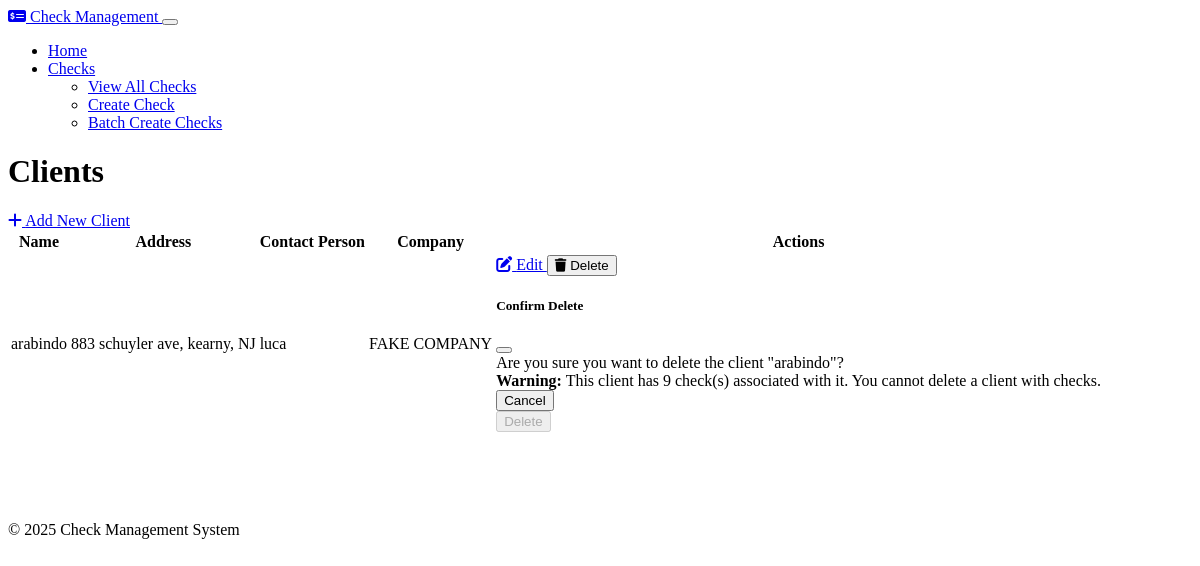
The app's page /clients with its own data.
### models.py (models this page shows, shortened)
class CompanyClient(db.Model):
    id = db.Column(db.Integer, primary_key=True)
    name = db.Column(db.String(100), nullable=False)
    address = db.Column(db.String(200), nullable=False)
    contact_person = db.Column(db.String(100))
    contact_email = db.Column(db.String(100))
    contact_phone = db.Column(db.String(20))
    company_id = db.Column(db.Integer, db.ForeignKey('company.id'), nullable=False)

class Company(db.Model):
    id = db.Column(db.Integer, primary_key=True)
    name = db.Column(db.String(100), nullable=False)
    address = db.Column(db.String(200), nullable=False)
    logo = db.Column(db.Text, nullable=True)  # Store as base64 encoded string
    default_bank_id = db.Column(db.Integer, db.ForeignKey('bank.id'), nullable=True)
    employees = db.relationship('Employee', backref='company', lazy=True, cascade="all, delete-orphan")
    checks = db.relationship('Check', backref='company', lazy=True, cascade="all, delete-orphan")
    clients = db.relationship('CompanyClient', backref='company', lazy=True, cascade="all, delete-orphan")
    default_bank = db.relationship('Bank', backref='companies')

### routes.py (the view)
    @app.route('/clients')
    def clients_index():
        clients = CompanyClient.query.all()
        return render_template('clients/index.html', clients=clients)

### templates/clients/index.html
{% extends 'layout.html' %}
{% block content %}
<div class="d-flex justify-content-between align-items-center mb-4">
    <h1>Clients</h1>
    <a href="{{ url_for('clients_create') }}" class="btn btn-primary">
        <i class="fas fa-plus me-1"></i> Add New Client
    </a>
</div>
{% if clients %}
    <div class="table-responsive">
        <table class="table table-hover">
            <thead>
                <tr>
                    <th>Name</th>
                    <th>Address</th>
                    <th>Contact Person</th>
                    <th>Company</th>
                    <th>Actions</th>
                </tr>
            </thead>
            <tbody>
                {% for client in clients %}
                    <tr>
                        <td>{{ client.name }}</td>
                        <td>{{ client.address }}</td>
                        <td>{{ client.contact_person }}</td>
                        <td>{{ client.company.name }}</td>
                        <td>
                            <div class="btn-group" role="group">
                                <a href="{{ url_for('clients_edit', id=client.id) }}" class="btn btn-sm btn-secondary">
                                    <i class="fas fa-edit"></i> Edit
                                </a>
                                <button type="button" class="btn btn-sm btn-danger" data-bs-toggle="modal" data-bs-target="#deleteModal{{ client.id }}">
                                    <i class="fas fa-trash"></i> Delete
                                </button>
                            </div>
                            <div class="modal fade" id="deleteModal{{ client.id }}" tabindex="-1" aria-labelledby="deleteModalLabel{{ client.id }}" aria-hidden="true">
                                <div class="modal-dialog">
                                    <div class="modal-content">
                                        <div class="modal-header">
                                            <h5 class="modal-title" id="deleteModalLabel{{ client.id }}">Confirm Delete</h5>
                                            <button type="button" class="btn-close" data-bs-dismiss="modal" aria-label="Close"></button>
                                        </div>
                                        <div class="modal-body">
                                            Are you sure you want to delete the client "{{ client.name }}"?
                                            {% if client.checks %}
                                                <div class="alert alert-warning mt-2">
                                                    <strong>Warning:</strong> This client has {{ client.checks|length }} check(s) associated with it. You cannot delete a client with checks.
                                                </div>
                                            {% endif %}
                                        </div>
                                        <div class="modal-footer">
                                            <button type="button" class="btn btn-secondary" data-bs-dismiss="modal">Cancel</button>
                                            <form action="{{ url_for('clients_delete', id=client.id) }}" method="post">
                                                <button type="submit" class="btn btn-danger" {% if client.checks %}disabled{% endif %}>Delete</button>
                                            </form>
                                        </div>
                                    </div>
                                </div>
                            </div>
                        </td>
                    </tr>
                {% endfor %}
            </tbody>
        </table>
    </div>
{% else %}
    <div class="alert alert-info">
        <i class="fas fa-info-circle me-2"></i> No clients found. Please add a client to get started.
    </div>
{% endif %}
{% endblock %}

### static/css/custom.css (style rules this page uses)
.btn-group .btn { transition: all 0.2s ease; }
.table th { font-weight: 600; }

### records on screen
CompanyClient: name "arabindo", address "883 schuyler ave, kearny, NJ", contact_person "luca", company.name "FAKE COMPANY", checks|length "9"
